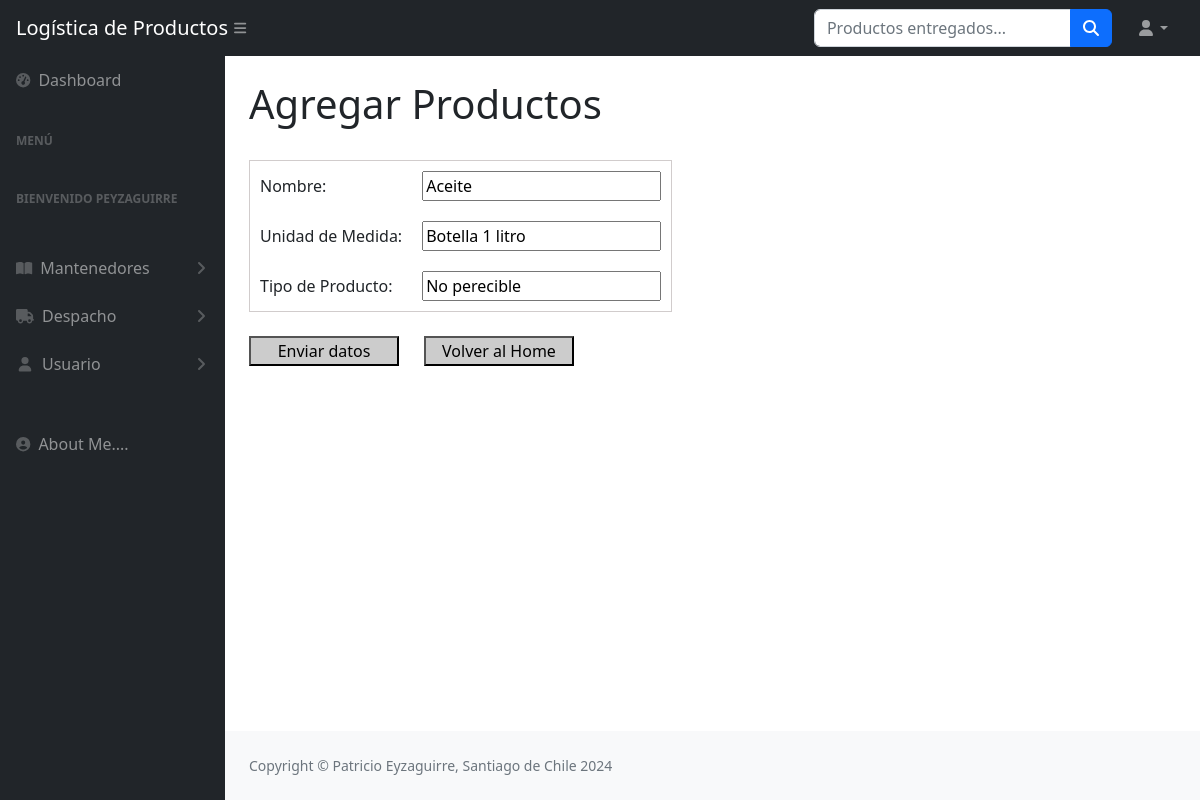
/Flujos/editarProducto/3/ (signed in), run on the app's committed database.
### Flujos/models.py (models this page shows, shortened)
class Productos(models.Model):
    nombre = models.CharField(max_length = 50)
    unidadMedida = models.CharField(max_length = 50)
    tipoProducto = models.CharField(max_length = 50)

### Flujos/views.py (the view)
# urls.py: path('editarProducto/<id_producto>/', updateProducto, name = "ActualizaProducto"),
@login_required
def updateProducto(request, id_producto):
    producto = Productos.objects.get(id=id_producto)
    if request.method == "POST":
        miForm = ProductosForm(request.POST)
        if miForm.is_valid():
            producto.nombre = miForm.cleaned_data.get('nombre')
            producto.unidadMedida = miForm.cleaned_data.get('unidadMedida')
            producto.tipoProducto = miForm.cleaned_data.get('tipoProducto')
            producto.save()
            return redirect(reverse_lazy("Productos"))
    else:
            miForm = ProductosForm(initial={
                'nombre': producto.nombre,
                'unidadMedida': producto.unidadMedida,
                'tipoProducto': producto.tipoProducto,
            })
    return render(request, "Flujos/productoForm.html", {'form': miForm})

### Flujos/forms.py
class ProductosForm(forms.Form):
    nombre = forms.CharField(max_length = 50, required=True)
    unidadMedida = forms.CharField(max_length = 50, required=True, label="Unidad de Medida")
    tipoProducto = forms.CharField(max_length = 50, required=True, label= "Tipo de Producto")

### Flujos/templates/Flujos/productoForm.html (shortened to what this page needs)
{% extends 'Flujos/home.html' %}
{% block titulo %}
    <div class="container-fluid px-4">
        <h1 class="mt-4">Agregar Productos</h1>
        <br>
    </div>
{% endblock titulo %}
{% block contenido %}
    <div class="container-fluid px-4">
        <form action="" method="post">
            <table>
                {{form.as_table}}
            </table>
            <br>
            <input type="submit" value= "Enviar datos" style="background-color: #cccccc; width: 150px">
            <a href="{% url 'home' %}">
                <input type="button" value= "Volver al Home" style="background-color: #cccccc; width: 150px">
            </a>
        </form>
    </div>
{% endblock contenido %}

### Flujos/templates/Flujos/home.html (shortened to what this page needs)
<!DOCTYPE html>
<html lang="en">
    <head>
        {% load static %}
        <link href="https://cdn.jsdelivr.net/npm/simple-datatables@7.1.2/dist/style.min.css" rel="stylesheet" />
        <link href="{% static 'css/styles.css' %}" rel="stylesheet" />
    </head>
    <body class="sb-nav-fixed">
        <nav class="sb-topnav navbar navbar-expand navbar-dark bg-dark">
            <a class="navbar-brand ps-3" href="{% url 'home' %}">Logística de Productos</a>
            <button class="btn btn-link btn-sm order-1 order-lg-0 me-4 me-lg-0" id="sidebarToggle" href="#!"><i class="fas fa-bars"></i></button>
            <form class="d-none d-md-inline-block form-inline ms-auto me-0 me-md-3 my-2 my-md-0" action="{% url 'buscar_despacho' %}" method="get">
                <div class="input-group">
                    <input class="form-control" type="text" placeholder="Productos entregados..." aria-label="Search for..." aria-describedby="btnNavbarSearch" name="buscar" id="buscar"/>
                    <button class="btn btn-primary" id="btnNavbarSearch" type="submit" value="Buscar"><i class="fas fa-search"></i></button>
                </div>
            </form>
            <ul class="navbar-nav ms-auto ms-md-0 me-3 me-lg-4">
                <li class="nav-item dropdown">
                    <a class="nav-link dropdown-toggle" id="navbarDropdown" href="#" role="button" data-bs-toggle="dropdown" aria-expanded="false"><i class="fas fa-user fa-fw"></i></a>
                </li>
            </ul>
        </nav>
        <div id="layoutSidenav">
            <div id="layoutSidenav_nav">
                <nav class="sb-sidenav accordion sb-sidenav-dark" id="sidenavAccordion">
                    <div class="sb-sidenav-menu">
                        <div class="nav">
                            <a class="nav-link" href="{% url 'home' %}">
                                <div class="sb-nav-link-icon"><i class="fas fa-tachometer-alt"></i></div>
                                Dashboard
                            </a>
                            <div class="sb-sidenav-menu-heading">Menú</div>
                            {% if user.is_authenticated %}
                                <div class="sb-sidenav-menu-heading">Bienvenido {{user.username}}</div>
                                <div class="text-center">
                                </div>
                                <a class="nav-link collapsed" href="#" data-bs-toggle="collapse" data-bs-target="#collapsePages" aria-expanded="false" aria-controls="collapsePages">
                                    <div class="sb-nav-link-icon"><i class="fas fa-book-open"></i></div>
                                    Mantenedores
                                    <div class="sb-sidenav-collapse-arrow"><i class="fas fa-angle-down"></i></div>
                                </a>
                                <a class="nav-link collapsed" href="#" data-bs-toggle="collapse" data-bs-target="#collapsePages3" aria-expanded="false" aria-controls="collapsePages">
                                    <div class="sb-nav-link-icon"><i class="fas fa-truck fa-fw"></i></div>
                                    Despacho
                                    <div class="sb-sidenav-collapse-arrow"><i class="fas fa-angle-down"></i></div>
                                </a>
                                <a class="nav-link collapsed" href="#" data-bs-toggle="collapse" data-bs-target="#collapsePages2" aria-expanded="false" aria-controls="collapsePages">
                                    <div class="sb-nav-link-icon"><i class="fas fa-user fa-fw"></i></div>
                                    Usuario
                                    <div class="sb-sidenav-collapse-arrow"><i class="fas fa-angle-down"></i></div>
                                </a>
                                <a class="nav-link" href="{% url 'AboutMe' %}">
                                    <div class="sb-nav-link-icon"><i class="fas fa fa-user-circle"></i></div>
                                    About Me....
                                </a>
                            {% endif %}
                        </div>
                    </div>
                </nav>
            </div>
            <div id="layoutSidenav_content">
                {% block titulo %}{% endblock titulo %}
                {% block contenido %}
                {% endblock contenido %}
                <footer class="py-4 bg-light mt-auto">
                    <div class="container-fluid px-4">
                        <div class="d-flex align-items-center justify-content-between small">
                            <div class="text-muted">Copyright &copy; Patricio Eyzaguirre, Santiago de Chile 2024</div>
                        </div>
                    </div>
                </footer>
            </div>
        </div>
    </body>
</html>

### Flujos/templates/Flujos/productoForm.html (style rules this page uses)
table { border: 1px solid #d1cccc }
table, th, td { border-collapse: collapse; }
th, td { padding: 10px; font-style: normal; font-weight: unset }

### data on the page
Productos: nombre "Aceite", unidadMedida "Botella 1 litro", tipoProducto "No perecible"

### other printed values
{{ user.username }} "PEYZAGUIRRE"
